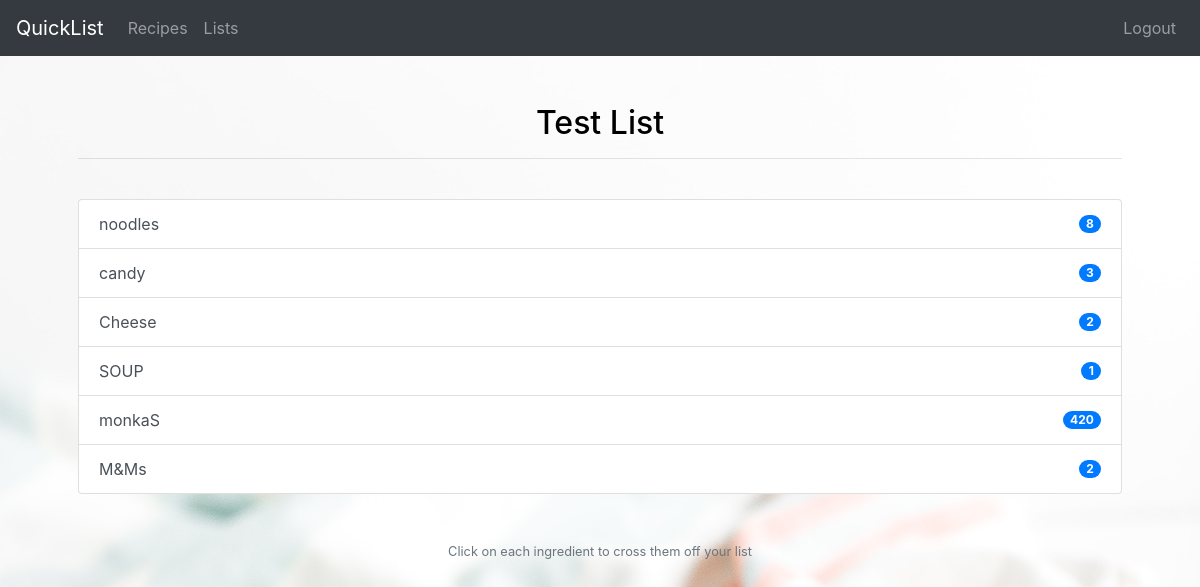
Screenshot of /lists/5 (signed in) with the database file from the repository.
### tables this page shows
CREATE TABLE "lists" (
	"id"	INTEGER NOT NULL UNIQUE,
	"user_id"	INTEGER NOT NULL,
	"name"	TEXT NOT NULL,
	"time_created"	NUMERIC NOT NULL,
	FOREIGN KEY("user_id") REFERENCES "users"("id"),
	PRIMARY KEY("id" AUTOINCREMENT)
);

CREATE TABLE "lists-ingredients-relations" (
	"list_id"	INTEGER NOT NULL,
	"ingredient_id"	INTEGER,
	"quantity"	INTEGER NOT NULL,
	"checked"	INTEGER NOT NULL DEFAULT 0,
	FOREIGN KEY("list_id") REFERENCES "lists"("id"),
	FOREIGN KEY("ingredient_id") REFERENCES "ingredients"("id")
);

CREATE TABLE 'ingredients' (
id INTEGER PRIMARY KEY AUTOINCREMENT,
name TEXT NOT NULL);

### app.py (the view)
@app.route('/lists/<listID>')
@login_required
def list(listID):
    ingredients = db.execute("SELECT * FROM ingredients JOIN 'lists-ingredients-relations' ON ingredients.id = 'lists-ingredients-relations'.ingredient_id WHERE list_id = ?", [listID]).fetchall()
    listName = db.execute('SELECT * FROM lists WHERE id = ?', [listID]).fetchall()[0][2]
    return render_template('groceryList.html', ingredients=ingredients, listID = listID, listName = listName)

### util.py (called while the page is built)
def login_required(f):
    @wraps(f)
    def wrap(*args, **kwargs):
        if session.get("user_id") is None:
            flash("You need to login first")
            return redirect('/login')
        else:
            return f(*args, **kwargs)
    return wrap

### templates/groceryList.html (shortened to what this page needs)
{% extends "layout.html" %}
{% block main %}
    <div class="container p-5" style="text-align: center;">
        <h2>{{listName}}</h2>
        <hr>
        <br>
        <div class="list-group">
            {% for ingredient in ingredients %}
                <a href="/lists/{{listID}}/{{ingredient[0]}}/{{ingredient[5]}}" class="list-group-item list-group-item-action
                 {% if ingredient[5] != 0 %} list-group-item-secondary {% endif %}" type="button">
                    <span class="d-flex justify-content-between align-items-center">
                        {% if ingredient[5] == 0 %}
                            {{ingredient[1]}}
                            <span class="badge badge-primary badge-pill">
                                {{ingredient[4]}}
                            </span>
                        {% else %}
                            <s>{{ingredient[1]}}</s>
                            <span class="badge badge-primary badge-pill">
                                {{ingredient[4]}}
                            </span>
                        {% endif %}
                    </span>
                </a>
            {% endfor %}
        </div>
    </div>
{% endblock %}
{% block footer %}
    Click on each ingredient to cross them off your list
{% endblock %}

### templates/layout.html (style rules this page uses)
body { background: url('/static/background.jpg') no-repeat center center fixed; -webkit-background-size: cover; -moz-background-size: cover; background-size: cover; -o-background-size: cover; color: black; }

### rows the page displays
lists: name "Test List"
lists-ingredients-relations: name "noodles", quantity "8"
lists-ingredients-relations: name "candy", quantity "3"
lists-ingredients-relations: name "Cheese", quantity "2"
lists-ingredients-relations: name "SOUP", quantity "1"
lists-ingredients-relations: name "monkaS", quantity "420"
lists-ingredients-relations: name "M&Ms", quantity "2"
